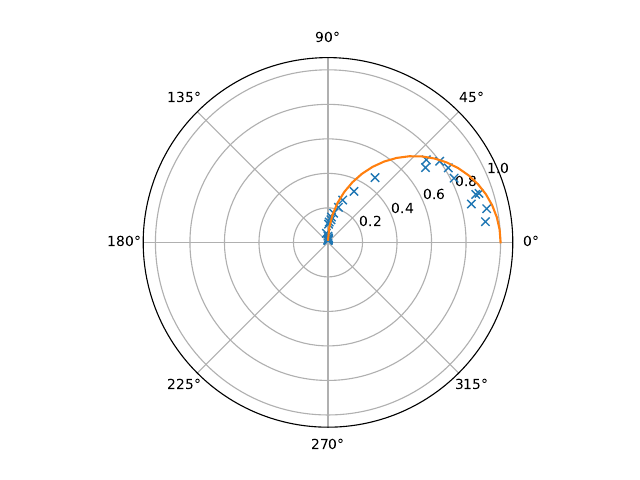

The script that saved this image:

import numpy as np
import matplotlib.pyplot as plt
from scipy.optimize import curve_fit
from pylab import figure, axes, pie, title, show
import math



x, y = np.loadtxt('pl.txt', unpack=True,delimiter=',')

a =  y *2 * math.pi
print(a)

def f(x,a,b):
    return np.tan(x)
popt, pcov = curve_fit(f, x, y)
print(popt)
print(pcov)

x_new = np.linspace(x[0], x[-1], 500)
plt.polar(a,x,'x')

def H(x, c):
    return -np.sin(c)/x
x = np.linspace(0.000001, 2, 28)
plt.polar(x,H(-np.tan(x),x))

#z=np.linspace(10,10,28)

#plt.figure(1)
#plt.plot(x,y,'x', label ='Messwerte')
#plt.plot(x_new,f(x_new,*popt),'-', label='Lineare Regression')
#plt.grid()
#f =  x *2 * math.pi

#plt.polar(np.arcsin(f*1.49))
plt.grid()
plt.grid()
#plt.ylabel('$ln( {U_c}/{U_0})$')
#plt.xlabel('$[T] s$')

#plt.legend()




plt.savefig('pl.pdf')
print ('Fertig')
